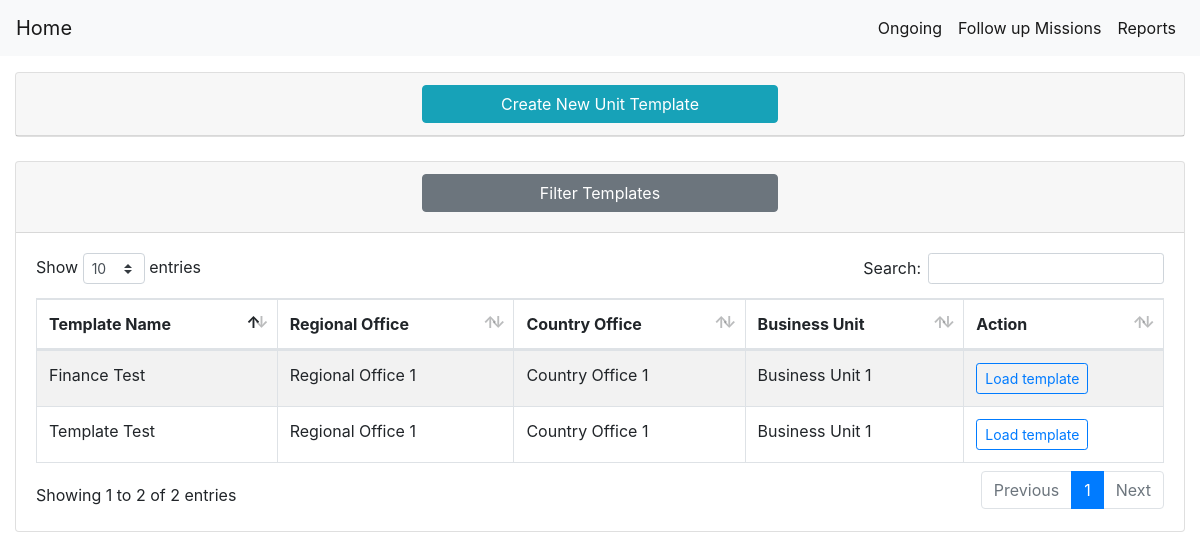
The page / on the database its author committed.
### core/models.py (models this page shows, shortened)
class Template(models.Model):
    template_name = models.CharField(max_length=100, verbose_name="Template Title")
    regional_office = models.ForeignKey("RO", verbose_name="Regional Office", on_delete=models.CASCADE)
    country_office = models.ForeignKey("CO", verbose_name="Country Office", on_delete=models.CASCADE)
    business_unit = models.ForeignKey("BU", verbose_name="Business Unit", on_delete=models.CASCADE)
    areas = models.ManyToManyField("Area", verbose_name="Areas")
    sections = models.ManyToManyField("Section", verbose_name="Sections")
    class Meta:
        verbose_name = "Template"

class RO(models.Model):
    ro_name = models.CharField(max_length=100, verbose_name="Regional office name")
    class Meta:
        verbose_name = "Regional Office"
    def __str__(self):
        return self.ro_name

class CO(models.Model):
    co_name = models.CharField(max_length=100, verbose_name="Country Office Name")
    class Meta:
        verbose_name = "Country Office"
        verbose_name_plural = "Country Offices"
    def __str__(self):
        return self.co_name

class BU(models.Model):
    bu_name = models.CharField(max_length=100, verbose_name="Unit name")
    class Meta:
        verbose_name = "Business Unit"
    def __str__(self):
        return self.bu_name

### core/views.py (the view)
# urls.py: path('', filterTemplates ,name="filter_templates"),
def filterTemplates(request):
    templates = Template.objects.all()
    template_filter = TemplateFilter(request.GET, queryset=templates)
    form = AddTemplateForm
    context = {
        "templates":template_filter,
        "form":form,
    }
    return render(request, "core/index.html", context)

### core/templates/core/index.html (shortened to what this page needs)
{% extends "core/base.html" %}
{% load crispy_forms_tags %}
{% load widget_tweaks %}
{% load static %}
{% block content %}
<div class="container-fluid">
    <div class="card m-auto">
        <div class="card-header">
            <div class="row">
                <div class="col-md-4"></div>
                <div class="col-md-4">
                    <button class="btn btn-info w-100" data-toggle="collapse" data-target="#addForm">Create New Unit Template</button>
                </div>
                <div class="col-md-4"></div>
            </div>
        </div>
    </div>
    <div class="card mt-4">
        <div class="card-header">
            <div class="row">
                <div class="col-md-4"></div>
                <div class="col-md-4">
                    <a class="card-link" style="color: black" data-toggle="collapse" href="#collapseOne">
                        <h4 style="margin-top: 0" class="btn btn-block btn-secondary">Filter Templates</h4>
                    </a>
                </div>
                <div class="col-md-4"></div>
            </div>
        </div>
        <div class="card-body">
            <table id="template" class="table table-striped table-bordered">
                <thead>
                    <tr>
                        <th>Template Name</th>
                        <th>Regional Office</th>
                        <th>Country Office</th>
                        <th>Business Unit</th>
                        <th>Action</th>
                    </tr>
                </thead>
                <tbody>
                    {% for template in templates.qs %}
                    <tr>
                        <td>{{ template.template_name }}</td>
                        <td>{{ template.regional_office }}</td>
                        <td>{{ template.country_office }}</td>
                        <td>{{ template.business_unit }}</td>
                        <td>
                            <a href="{% url "load_template" template.id %}"><button
                                    class="btn btn-outline-primary btn-sm">Load template</button>
                            </a>
                        </td>
                    </tr>
                    {% endfor %}
                </tbody>
            </table>
            </div>
    </div>
{% endblock %}

### rows shown on the page
Template: template_name "Finance Test", regional_office "Regional Office 1", country_office "Country Office 1", business_unit "Business Unit 1"
Template: template_name "Template Test", regional_office "Regional Office 1", country_office "Country Office 1", business_unit "Business Unit 1"
